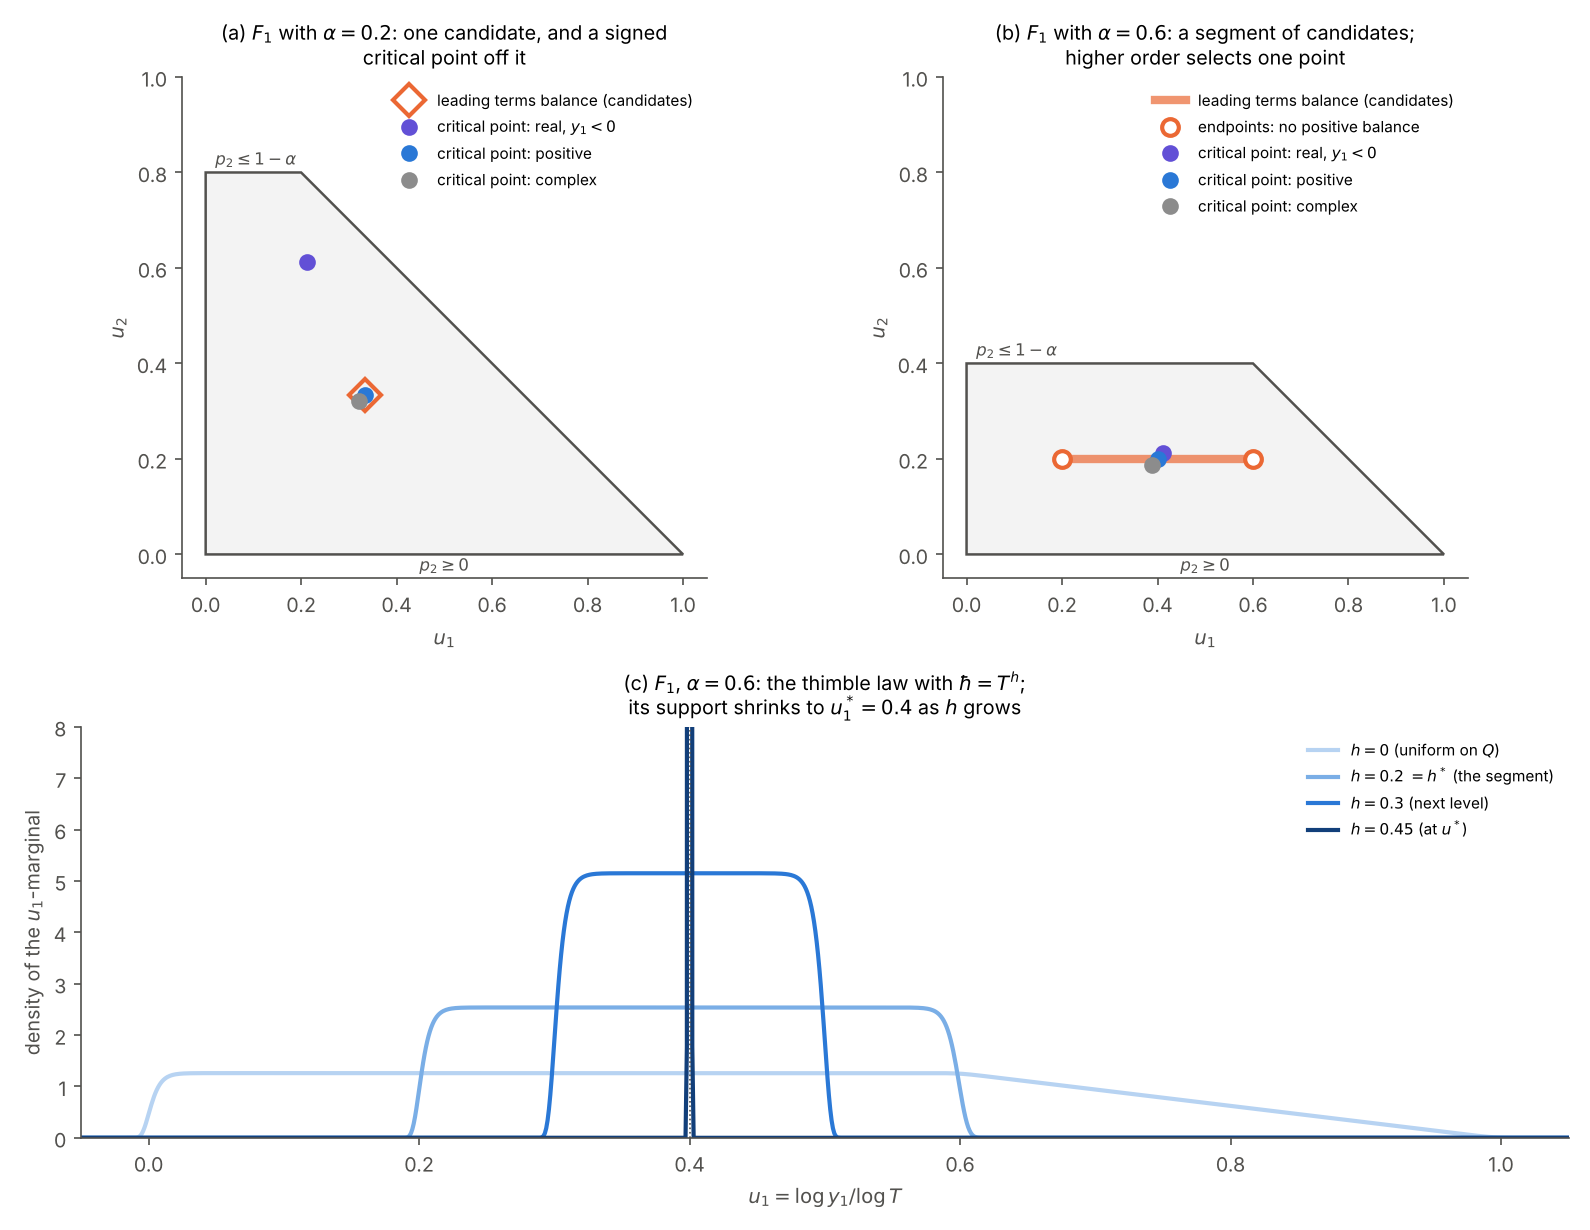

Reproduce this figure in Python.
"""Figure for the note "Conditioned states as toric Kahler data": the F_1 polygon at two blow-up sizes, with the leading-order candidates and
the valuations of the critical points of W."""
import os, sys
import numpy as np
import matplotlib; matplotlib.use("Agg")
import matplotlib.pyplot as plt
from matplotlib.patches import Polygon
import mpmath as mp
HERE = os.path.dirname(os.path.abspath(__file__)); sys.path.insert(0, os.path.join(HERE, "..", "engine"))
BLUE, ORANGE, VIOLET, AQUA, GREY, INK2 = "#2a78d6", "#eb6834", "#6250d6", "#1baf7a", "#8c8c8c", "#52514e"
plt.rcParams.update({"font.size": 9.5, "axes.spines.top": False, "axes.spines.right": False, "axes.edgecolor": INK2,
                     "xtick.color": INK2, "ytick.color": INK2, "axes.labelcolor": INK2})
mp.mp.dps = 80
def crit(a):
    T = mp.mpf(10) ** -60; out = []
    for w in mp.polyroots([1, 0, 0, -mp.sqrt(T), -T ** (1 - mp.mpf(a))], maxsteps=400, extraprec=400):
        y2 = w * w; y1 = mp.sqrt(T) / w; u = (float(mp.log(abs(y1)) / mp.log(T)), float(mp.log(abs(y2)) / mp.log(T)))
        real = abs(mp.im(y1)) < 1e-50; pos = real and mp.re(y1) > 0 and mp.re(y2) > 0; out.append((u, "positive" if pos else ("real, $y_1<0$" if real else "complex")))
    return out
from pce import kahlerbridge as KB
fig = plt.figure(figsize=(10.6, 8.2)); gs = fig.add_gridspec(2, 2, height_ratios=[1, 0.82])
ax = [fig.add_subplot(gs[0, 0]), fig.add_subplot(gs[0, 1]), fig.add_subplot(gs[1, :])]
for axx, a in zip(ax[:2], (0.2, 0.6)):
    V = [(0, 0), (1, 0), (a, 1 - a), (0, 1 - a)]
    axx.add_patch(Polygon(V, closed=True, fc="#f3f3f3", ec=INK2, lw=1.2))
    if a < 1 / 3:
        axx.plot([1 / 3], [1 / 3], "D", color=ORANGE, ms=11, mfc="none", mew=2, label="leading terms balance (candidates)")
    else:
        axx.plot([(1 - a) / 2, a], [(1 - a) / 2] * 2, color=ORANGE, lw=4, alpha=0.7, label="leading terms balance (candidates)")
        axx.plot([(1 - a) / 2, a], [(1 - a) / 2] * 2, "o", ms=8, mfc="white", mec=ORANGE, mew=2, label="endpoints: no positive balance")
    seen = set()
    for u, kind in crit(a):
        key = (round(u[0], 3), round(u[1], 3), kind)
        if key in seen: continue
        seen.add(key); col = {"positive": BLUE, "real, $y_1<0$": VIOLET, "complex": GREY}[kind]
        off = {"positive": (0, 0), "real, $y_1<0$": (0.012, 0.012), "complex": (-0.012, -0.012)}[kind]
        axx.plot(u[0] + off[0], u[1] + off[1], "o", color=col, ms=7, label=f"critical point: {kind}")
    axx.set_xlim(-0.05, 1.05); axx.set_ylim(-0.05, 1.0); axx.set_aspect("equal"); axx.set_xlabel("$u_1$"); axx.set_ylabel("$u_2$")
    axx.text(0.5, -0.035, "$p_2\\geq0$", ha="center", fontsize=8, color=INK2); axx.text(0.02, (1 - a) + 0.015, "$p_2\\leq1-\\alpha$", fontsize=8, color=INK2)
    axx.legend(frameon=False, fontsize=7.4, loc="upper right")
    axx.set_title(f"({'a' if a < 0.5 else 'b'}) $F_1$ with $\\alpha={a:g}$: " + ("one candidate, and a signed\ncritical point off it" if a < 1 / 3 else
                  "a segment of candidates;\nhigher order selects one point"), fontsize=9.5)
axx = ax[2]; v, lam = KB.F1(0.6); ramp = ["#b7d3f2", "#7aaee6", "#2a78d6", "#123f7a"]
for col, (h, lt) in zip(ramp, ((0.0, -200.0), (0.2, -200.0), (0.3, -200.0), (0.45, -100.0))):
    U1, U2, w = KB.tropical_grid(v, lam, lt, h, box=((-0.05, 1.05), (-0.05, 0.5)), n=1101); m = w.sum(1); a1 = U1[:, 0]
    axx.plot(a1, m / (m.sum() * (a1[1] - a1[0])), color=col, lw=2, label=f"$h={h:g}$" + {0.0: " (uniform on $Q$)", 0.2: " $=h^*$ (the segment)", 0.3: " (next level)", 0.45: " (at $u^*$)"}[h])
axx.axvline(0.4, color=INK2, lw=0.8, ls=":"); axx.set_xlim(-0.05, 1.05); axx.set_ylim(0, 8); axx.set_xlabel("$u_1=\\log y_1/\\log T$"); axx.set_ylabel("density of the $u_1$-marginal")
axx.legend(frameon=False, fontsize=7.4, loc="upper right")
axx.set_title("(c) $F_1$, $\\alpha=0.6$: the thimble law with $\\hbar=T^h$;\nits support shrinks to $u^*_1=0.4$ as $h$ grows", fontsize=9.5)
fig.tight_layout(); fig.savefig(os.path.join(HERE, "fig_kahler.pdf")); fig.savefig(os.path.join(HERE, "fig_kahler.png"), dpi=150); plt.close(fig)
